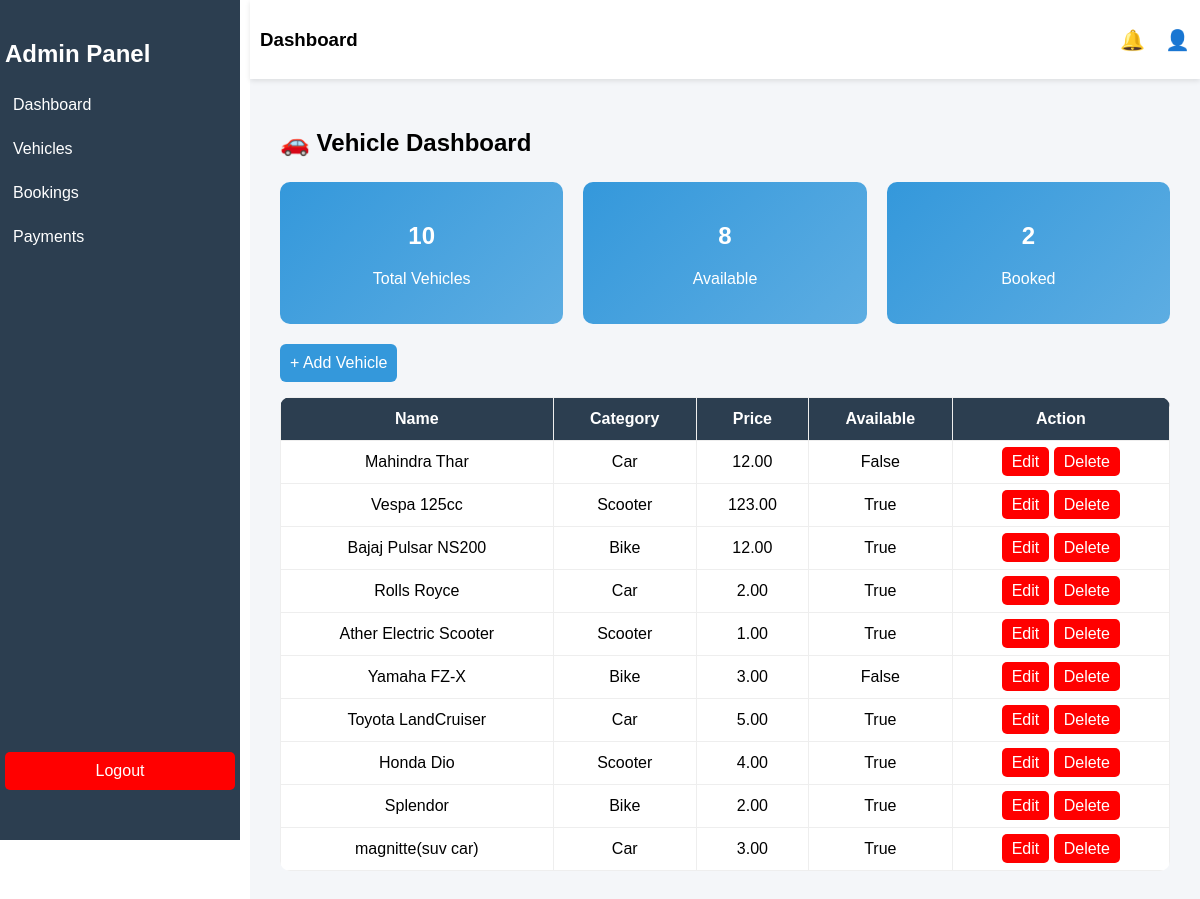
/dashboard/vehicles/, run on an earlier commit of the app's database.
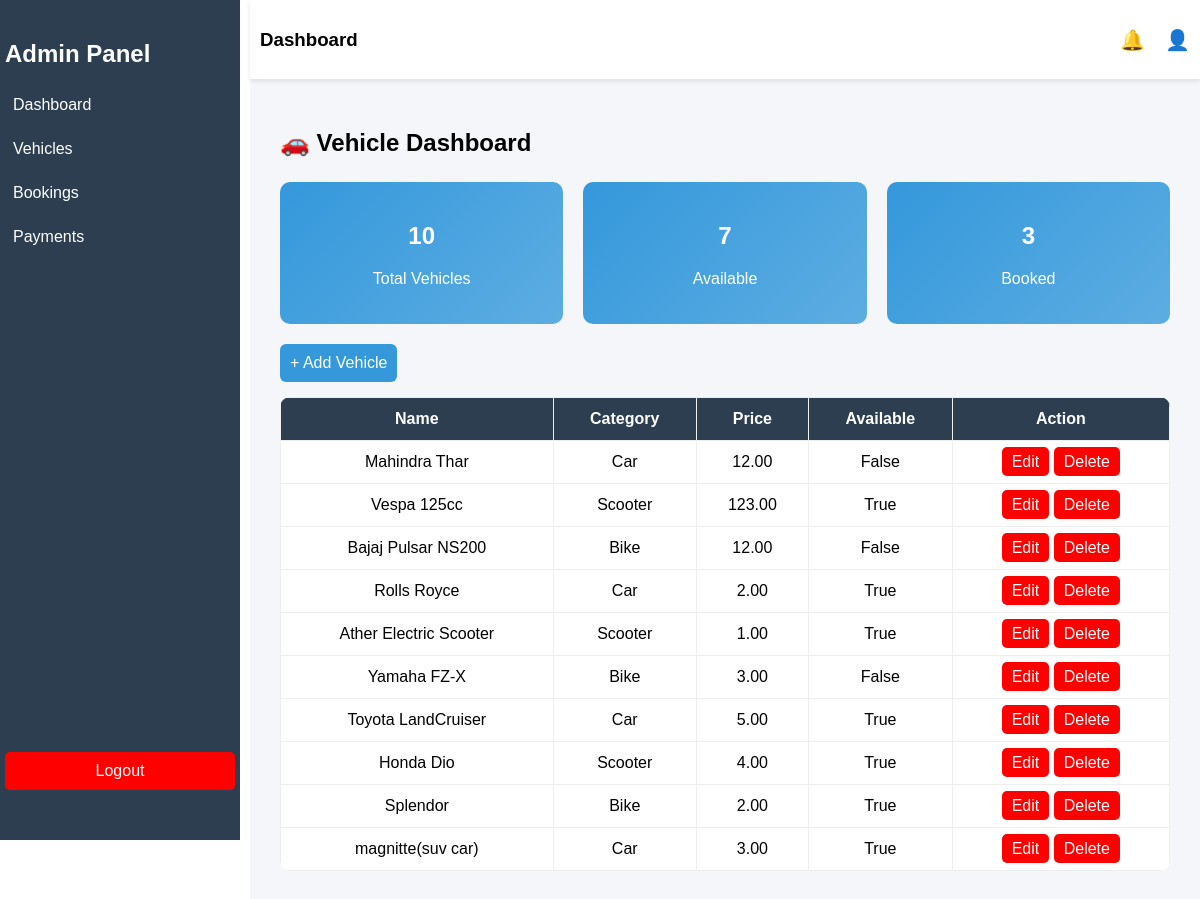
And on a later commit of the database.
### rentingsystem/models.py (models this page shows, shortened)
class Vehicle(models.Model):
    category = models.ForeignKey(Category, on_delete=models.CASCADE, related_name='vehicles')
    name = models.CharField(max_length=100)
    price_per_day = models.DecimalField(max_digits=10, decimal_places=2)
    image = models.ImageField(upload_to='vehicle')
    is_available=models.BooleanField(default=True)
    description=models.TextField(blank=True)
    created_at=models.DateTimeField(auto_now_add=True)

class Category(models.Model):
    name=models.CharField(max_length=200)
    image=models.ImageField(upload_to='category',blank=True,null=True)
    description=models.TextField(blank=True)

### dashboard/views.py (the view)
# urls.py: path('vehicles/', views.vehicle_dashboard, name='vehicle_dashboard'),
def vehicle_dashboard(request):
    vehicles = Vehicle.objects.all()
    return render(request, 'dashboard/vehicle-dashboard.html', {
        'vehicles': vehicles,
        'total_vehicles': vehicles.count(),
        'available': vehicles.filter(is_available=True).count(),
        'booked': vehicles.filter(is_available=False).count(),
    })

### dashboard/templates/dashboard/vehicle-dashboard.html (shortened to what this page needs)
{% extends "base-dashboard.html" %}
{% block main_content %}
<h2>🚗 Vehicle Dashboard</h2>
<div class="cards">
    <div class="card">
        <h2>{{ total_vehicles }}</h2>
        <p>Total Vehicles</p>
    </div>
    <div class="card">
        <h2>{{ available }}</h2>
        <p>Available</p>
    </div>
    <div class="card">
        <h2>{{ booked }}</h2>
        <p>Booked</p>
    </div>
</div>
<a href="{% url 'vehicle_form' %}" style="
    display:inline-block;
    margin-bottom:15px;
    padding:10px;
    background:#3498db;
    color:white;
    border-radius:6px;
    text-decoration:none;
">
+ Add Vehicle
</a>
<table>
<tr>
    <th>Name</th>
    <th>Category</th>
    <th>Price</th>
    <th>Available</th>
    <th>Action</th>
</tr>
{% for v in vehicles %}
<tr>
    <td>{{ v.name }}</td>
    <td>{{ v.category.name }}</td>
    <td>{{ v.price_per_day }}</td>
    <td>{{ v.is_available }}</td>
    <td>
        <a href="{% url 'vehicle_update' v.id %}" class="btn">Edit</a>
        <a href="{% url 'vehicle_delete' v.id %}" class="btn">Delete</a>
    </td>
</tr>
{% endfor %}
</table>
{% endblock %}

What changed in the data, as far as the page shows it:
changed Vehicle "Bajaj Pulsar NS200": is_available "True" → "False"
Also different on the page:
{{ available }}: "8" → "7"
{{ booked }}: "2" → "3"
